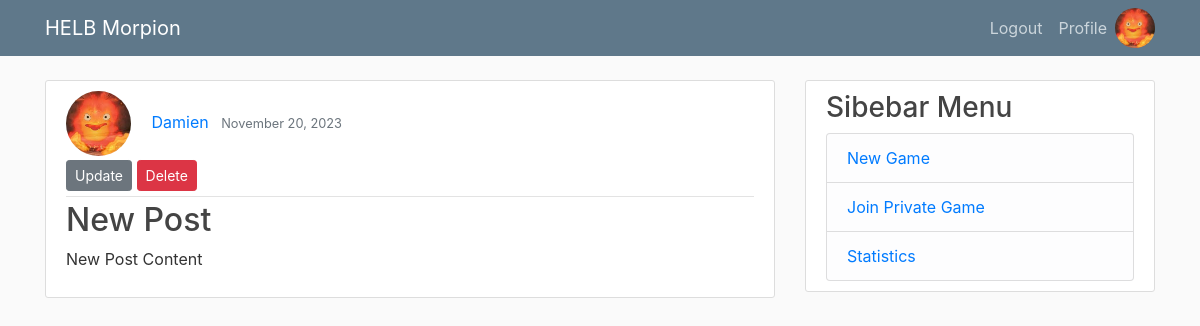
Page /post/7/ (signed in) on the committed database.
### users/models.py (models this page shows, shortened)
class Profile(models.Model):
    user = models.OneToOneField(User, on_delete=models.CASCADE)
    image = models.ImageField(default='default.jpg', upload_to='profile_pics')
    symbol = models.ImageField(default='default.jpg', upload_to='symbol_pics') # Il faudrait mettre comme image par defaut l'image de profil du user

### blog/models.py (models this page shows, shortened)
class Post(models.Model):
    title = models.CharField(max_length=100)
    content = models.TextField()
    date_posted = models.DateTimeField(default=timezone.now)
    author = models.ForeignKey(User, on_delete=models.CASCADE)

### blog/views.py (the view)
# urls.py: path('post/<int:pk>/', PostDetailView.as_view(), name='post-detail'),
class PostDetailView(DetailView):
    model = Post

### blog/templates/blog/post_detail.html
{% extends "blog/base.html" %}
{% block content %}
    <article class="media content-section">
      <div class="media-body">
        <div class="article-metadata">
            <img class="rounded-circle article-img" src="{{ object.author.profile.image.url }}">
          <a class="mr-2" href="#">{{ object.author }}</a>
          <small class="text-muted">{{ object.date_posted | date:"F j, Y" }}</small>
            {% if object.author == user %}
                <div>
                    <a class="btn btn-secondary btn-sm mt-1 mb-1" href="{% url 'post-update' object.id %}">Update</a>
                    <a class="btn btn-danger btn-sm mt-1 mb-1" href="{% url 'post-delete' object.id %}">Delete</a>
                </div>
            {% endif %}
        </div>
        <h2 class="article-title">{{ object.title }}</h2>
        <p class="article-content">{{ object.content }}</p>
      </div>
    </article>
{% endblock content %}

### blog/templates/blog/base.html (shortened to what this page needs)
{% load static %}
<!doctype html>
<html>
<head>
    <link rel="stylesheet" href="https://cdn.jsdelivr.net/npm/bootstrap@4.0.0/dist/css/bootstrap.min.css">
    <link rel="stylesheet" type="text/css" href="{% static 'blog/main.css' %}">
</head>
<body>
    <header class="site-header">
      <nav class="navbar navbar-expand-md navbar-dark bg-steel fixed-top">
        <div class="container">
          <a class="navbar-brand mr-4" href="{% url 'blog-home' %}">HELB Morpion</a>
          <div class="collapse navbar-collapse" id="navbarToggle">
            <div class="navbar-nav ml-auto">
                {% if user.is_authenticated %}
                    <div class="media">
                        <a class="nav-item nav-link" href="{% url 'logout' %}">Logout</a>
                        <a class="nav-item nav-link" href="{% url 'profile' %}">Profile</a>
                        <a href="{% url 'profile' %}"><img style="border-radius: 50%; width: 40px;" src="{{ user.profile.image.url }}"></a>
                    </div>
                {% else %}
                    <a class="nav-item nav-link" href="{% url 'login' %}">Login</a>
                    <a class="nav-item nav-link" href="{% url 'register' %}">Register</a>
                {% endif %}
            </div>
          </div>
        </div>
      </nav>
    </header>
    <main role="main" class="container">
      <div class="row">
        <div class="col-md-8">
            {% block content %}{% endblock %}
        </div>
        {% if user.is_authenticated %}
        <div class="col-md-4">
          <div class="content-section">
              <h3>Sibebar Menu</h3>
              <ul class="list-group">
                  <li class="list-group-item list-group-item-light">
                      <a style="text-decoration: none" href="{% url 'post-create' %}">New Game</a>
                  </li>
                  <li class="list-group-item list-group-item-light">
                      <a style="text-decoration: none" href="#">Join Private Game</a>
                  </li>
                  <li class="list-group-item list-group-item-light">
                      <a style="text-decoration: none" href="{% url 'blog-statistics' %}">Statistics</a>
                  </li>
              </ul>
          </div>
        </div>
        {% endif %}
      </div>
    </main>
</body>
</html>

### blog/static/blog/main.css (style rules this page uses)
body { background: #fafafa; color: #333333; margin-top: 5rem; }
h1, h2, h3, h4, h5, h6 { color: #444444; }
ul { margin: 0; }
.bg-steel { background-color: #5f788a; }
.site-header .navbar-nav .nav-link { color: #cbd5db; }
.content-section { background: #ffffff; padding: 10px 20px; border: 1px solid #dddddd; border-radius: 3px; margin-bottom: 20px; }
.article-title { color: #444444; }
.article-content { white-space: pre-line; }
.article-img { height: 65px; width: 65px; margin-right: 16px; }
.article-metadata { padding-bottom: 1px; margin-bottom: 4px; border-bottom: 1px solid #e3e3e3 }

### rows in the picture
Post: author.profile.image (picture), author "Damien", date_posted "November 20, 2023", title "New Post", content "New Post Content"
